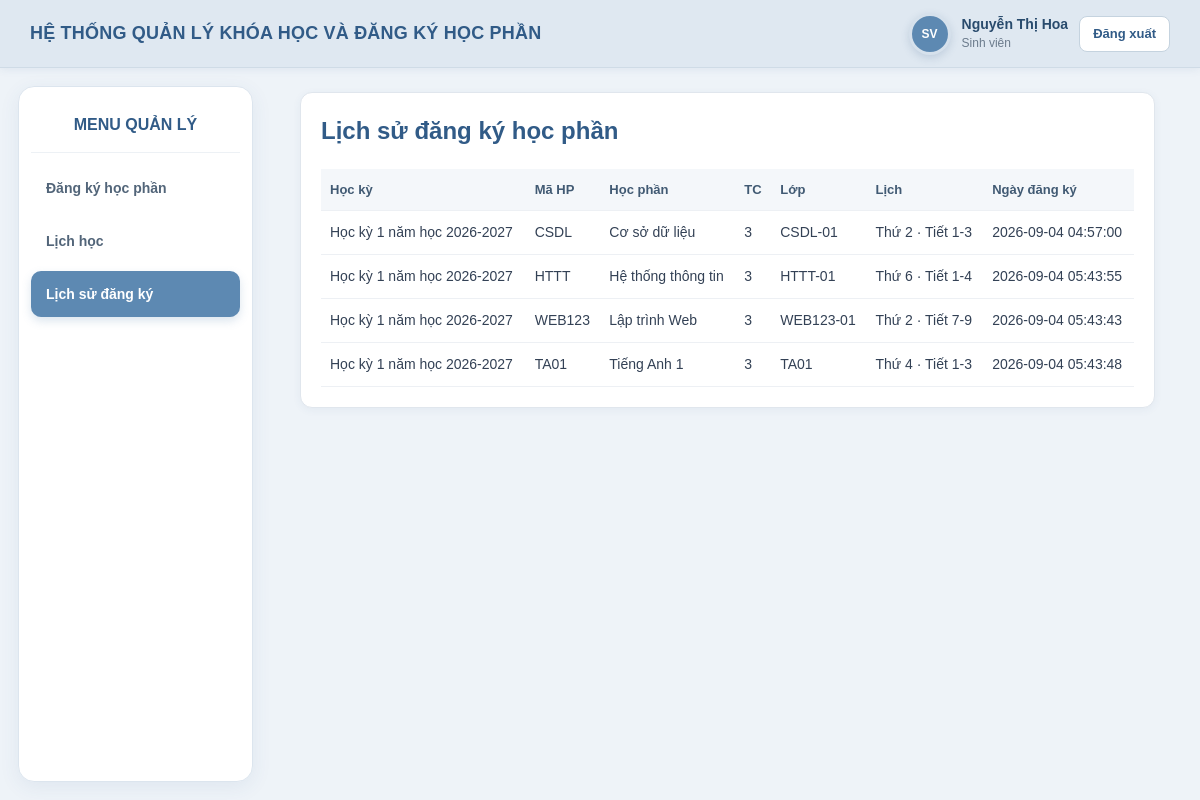
Screenshot of /BTL_web/public/index.php?r=student/history (signed in) with the database file from the repository.
### tables this page shows
CREATE TABLE IF NOT EXISTS `registrations` (
  `id` int NOT NULL AUTO_INCREMENT,
  `student_id` int NOT NULL,
  `class_id` int NOT NULL,
  `registered_at` timestamp NULL DEFAULT CURRENT_TIMESTAMP,
  PRIMARY KEY (`id`),
  UNIQUE KEY `uk_student_class` (`student_id`,`class_id`),
  KEY `class_id` (`class_id`)
);

CREATE TABLE IF NOT EXISTS `semesters` (
  `id` int NOT NULL AUTO_INCREMENT,
  `name` varchar(100) NOT NULL,
  `academic_year` varchar(9) NOT NULL,
  `term` enum('1','2','3') NOT NULL,
  `study_start` date NOT NULL,
  `study_end` date NOT NULL,
  `registration_start` date NOT NULL,
  `registration_end` date NOT NULL,
  `registration_open` tinyint(1) NOT NULL DEFAULT '0',
  `status` tinyint(1) NOT NULL DEFAULT '1',
  PRIMARY KEY (`id`)
);

CREATE TABLE IF NOT EXISTS `courses` (
  `id` int NOT NULL AUTO_INCREMENT,
  `code` varchar(50) NOT NULL,
  `name` varchar(150) NOT NULL,
  `credits` tinyint UNSIGNED NOT NULL,
  `description` text,
  `status` tinyint(1) NOT NULL DEFAULT '1',
  PRIMARY KEY (`id`),
  UNIQUE KEY `code` (`code`)
);

CREATE TABLE IF NOT EXISTS `classes` (
  `id` int NOT NULL AUTO_INCREMENT,
  `class_code` varchar(50) NOT NULL,
  `course_id` int NOT NULL,
  `semester_id` int NOT NULL,
  `lecturer_id` int NOT NULL,
  `room` varchar(50) NOT NULL,
  `max_students` smallint UNSIGNED NOT NULL,
  `weekday` tinyint UNSIGNED NOT NULL,
  `start_period` tinyint UNSIGNED NOT NULL,
  `end_period` tinyint UNSIGNED NOT NULL,
  `status` tinyint(1) NOT NULL DEFAULT '1',
  PRIMARY KEY (`id`),
  UNIQUE KEY `uk_class_semester_code` (`semester_id`,`class_code`),
  KEY `idx_class_schedule` (`semester_id`,`weekday`,`start_period`,`end_period`),
  KEY `course_id` (`course_id`),
  KEY `lecturer_id` (`lecturer_id`)
);

CREATE TABLE IF NOT EXISTS `class_schedules` (
  `id` int NOT NULL AUTO_INCREMENT,
  `class_id` int NOT NULL,
  `weekday` tinyint NOT NULL,
  `start_period` int NOT NULL,
  `end_period` int NOT NULL,
  `start_date` date NOT NULL,
  `end_date` date NOT NULL,
  `room` varchar(100) NOT NULL,
  PRIMARY KEY (`id`),
  KEY `fk_class_schedules_class` (`class_id`)
);

### BTL_web/src/Core/Controller.php (called while the page is built, shortened)
<?php
abstract class Controller {
    protected function view(string $name, array $data=[]): void { extract($data); require dirname(__DIR__) . '/View/' . $name . '.php'; }
}

### BTL_web/src/Controller/RegistrationController.php (called while the page is built, shortened)
<?php
class RegistrationController extends Controller
{
    public function history(): void
    {
        $this->view(
            'student/history',
            [
                'rows' => (new RegistrationRepository($this->pdo))
                    ->history(Auth::id())
            ]
        );
    }
}

### BTL_web/src/Core/Router.php (called while the page is built, shortened)
<?php
class Router
{
    public function dispatch(string $route): void
    {
        [$class, $method] = $map[$route];
        $obj = new $class($this->pdo);
        $obj->$method();
    }
}

### BTL_web/public/index.php (called while the page is built, shortened)
<?php
require_once dirname(__DIR__) . '/src/Core/helpers.php';
require_once dirname(__DIR__) . '/src/Core/Controller.php';
require_once dirname(__DIR__) . '/src/Core/Router.php';
$pdo = Database::connection();
$router = new Router($pdo);
$router->dispatch($_GET['r'] ?? 'home');

### BTL_web/src/Repository/RegistrationRepository.php (called while the page is built, shortened)
<?php
class RegistrationRepository
{
    private PDO $pdo;
    public function __construct(PDO $pdo)
    {
        $this->pdo = $pdo;
    }
    public function history(int $studentId): array
    {
        $sql = "
            SELECT
                r.id,
                co.code AS course_code,
                co.name AS course_name,
                co.credits,
                cl.class_code,
                cs.room,
                cs.weekday,
                cs.start_period,
                cs.end_period,
                cs.start_date,
                cs.end_date,
                sem.name AS semester_name,
                r.registered_at
            FROM registrations r
            JOIN classes cl
                ON cl.id = r.class_id
            JOIN courses co
                ON co.id = cl.course_id
            JOIN semesters sem
                ON sem.id = cl.semester_id
            LEFT JOIN class_schedules cs
                ON cs.class_id = cl.id
            WHERE r.student_id = :id
            ORDER BY
                sem.study_start DESC,
                co.name ASC,
                cl.class_code ASC,
                cs.weekday ASC,
                cs.start_period ASC,
                cs.start_date ASC,
                r.registered_at DESC
        ";
        $stmt = $this->pdo->prepare($sql);
        $stmt->execute([
            ':id' => $studentId
        ]);
        return $stmt->fetchAll(PDO::FETCH_ASSOC);
    }
}

### BTL_web/src/Core/helpers.php (called while the page is built, shortened)
<?php
function e(mixed $value): string { return htmlspecialchars((string)$value, ENT_QUOTES | ENT_SUBSTITUTE, 'UTF-8'); }

### BTL_web/src/View/student/history.php (the view)
<?php $title='Lịch sử đăng ký';include dirname(__DIR__).'/layout/header.php';?><div class="card"><h2>Lịch sử đăng ký học phần</h2><table><tr><th>Học kỳ</th><th>Mã HP</th><th>Học phần</th><th>TC</th><th>Lớp</th><th>Lịch</th><th>Ngày đăng ký</th></tr><?php foreach($rows as $r):?><tr><td><?=e($r['semester_name'])?></td><td><?=e($r['course_code'])?></td><td><?=e($r['course_name'])?></td><td><?=e($r['credits'])?></td><td><?=e($r['class_code'])?></td><td>Thứ <?=e($r['weekday'])?> · Tiết <?=e($r['start_period'].'-'.$r['end_period'])?></td><td><?=e($r['registered_at'])?></td></tr><?php endforeach;?></table></div><?php include dirname(__DIR__).'/layout/footer.php';?>

### BTL_web/src/View/layout/header.php (style rules this page uses)
* { box-sizing: border-box; }
html, body { margin: 0; padding: 0; }
html { height: 100%; }
body { min-height: 100vh; font-family: Arial, sans-serif; background: #eef3f8; color: #334155; line-height: 1.5; overflow-x: hidden; }
h1, h2, h3 { color: #315b87; }
h2 { margin-top: 0; }
.card { background: #ffffff; border: 1px solid #e0e6ed; border-radius: 12px; padding: 20px; box-shadow: 0 2px 8px rgba( 49, 91, 135, .06 ); margin-bottom: 18px; }
table { width: 100%; border-collapse: collapse; }
th, td { padding: 11px 9px; border-bottom: 1px solid #edf0f4; text-align: left; font-size: 14px; vertical-align: top; }
th { background: #f4f7fa; font-size: 13px; color: #415a73; }

### rows the page displays
registrations: semesters.name "Học kỳ 1 năm học 2026-2027", courses.code "CSDL", courses.name "Cơ sở dữ liệu", courses.credits "3", class.class_code "CSDL-01", class_schedules.weekday "2", class_schedules.start_period+end_period "1-3", registered_at "2026-09-04 04:57:00"
registrations: semesters.name "Học kỳ 1 năm học 2026-2027", courses.code "HTTT", courses.name "Hệ thống thông tin", courses.credits "3", class.class_code "HTTT-01", class_schedules.weekday "6", class_schedules.start_period+end_period "1-4", registered_at "2026-09-04 05:43:55"
registrations: semesters.name "Học kỳ 1 năm học 2026-2027", courses.code "WEB123", courses.name "Lập trình Web", courses.credits "3", class.class_code "WEB123-01", class_schedules.weekday "2", class_schedules.start_period+end_period "7-9", registered_at "2026-09-04 05:43:43"
registrations: semesters.name "Học kỳ 1 năm học 2026-2027", courses.code "TA01", courses.name "Tiếng Anh 1", courses.credits "3", class.class_code "TA01", class_schedules.weekday "4", class_schedules.start_period+end_period "1-3", registered_at "2026-09-04 05:43:48"

### other values shown
$avatarText "SV"
$fullName "Nguyễn Thị Hoa"
$roleName "Sinh viên"
